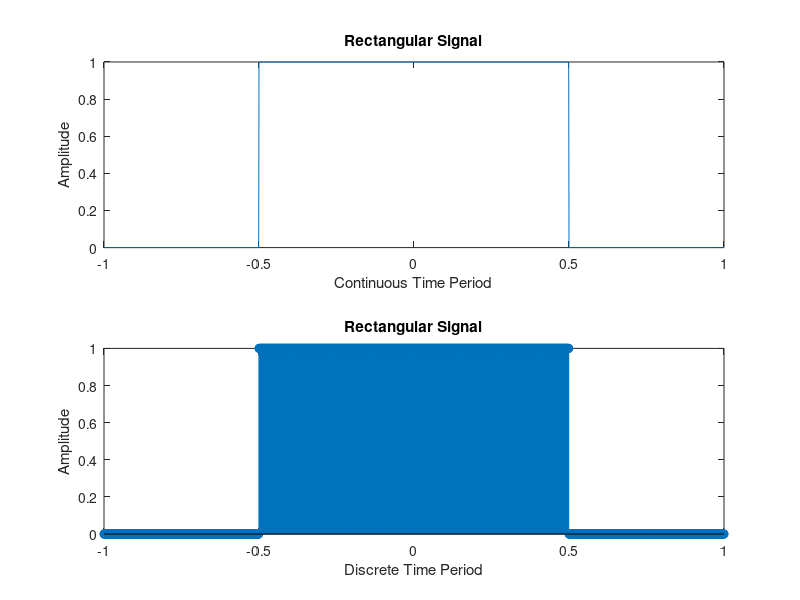

Recreate this plot in MATLAB.
% continuous
fs=1000;
t=-1:1/fs:1;
a=rectpuls(t);
subplot(2,1,1);
plot(t,a);
xlabel('Continuous Time Period');
ylabel('Amplitude');
title('Rectangular Signal');
% discrete
fs2=1000;
t2=-1:1/fs2:1;
a2=rectpuls(t2);
subplot(2,1,2);
stem(t,a2);
xlabel('Discrete Time Period');
ylabel('Amplitude');
title('Rectangular Signal');
